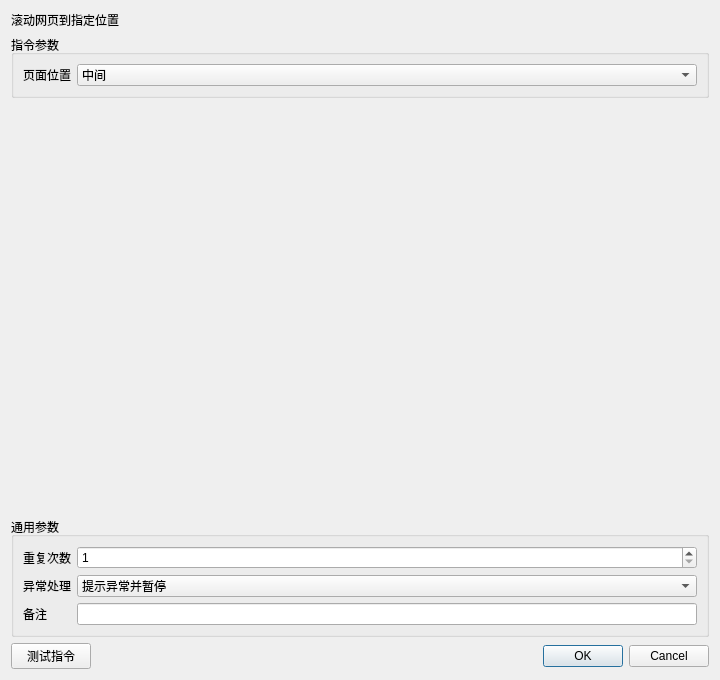
<?xml version='1.0' encoding='utf-8'?>
<ui version="4.0"><class>InstructionEditor</class><widget class="QDialog" name="InstructionEditor"><property name="geometry"><rect><x>0</x><y>0</y><width>720</width><height>680</height></rect></property><layout class="QVBoxLayout" name="rootLayout"><item><widget class="QLabel" name="titleLabel"><property name="text"><string>滚动网页到指定位置</string></property></widget></item><item><widget class="QGroupBox" name="parameterGroupBox"><property name="title"><string>指令参数</string></property><layout class="QFormLayout" name="parameterFormLayout"><item row="0" column="0"><widget class="QLabel" name="label_0"><property name="text"><string>页面位置</string></property></widget></item><item row="0" column="1"><widget class="QComboBox" name="parameter_0"><item><property name="text"><string>顶部</string></property></item><item><property name="text"><string>中间</string></property></item><item><property name="text"><string>底部</string></property></item><property name="currentIndex"><number>1</number></property></widget></item></layout></widget></item><item><spacer name="verticalSpacer"><property name="orientation"><enum>Qt::Vertical</enum></property><property name="sizeHint" stdset="0"><size><width>20</width><height>20</height></size></property></spacer></item>
<item><widget class="QGroupBox" name="commonGroupBox"><property name="title"><string>通用参数</string></property><layout class="QFormLayout" name="commonFormLayout">
<item row="0" column="0"><widget class="QLabel" name="repeatLabel"><property name="text"><string>重复次数</string></property></widget></item><item row="0" column="1"><widget class="QSpinBox" name="repeatSpinBox"><property name="minimum"><number>1</number></property><property name="maximum"><number>999999</number></property><property name="value"><number>1</number></property></widget></item>
<item row="1" column="0"><widget class="QLabel" name="errorPolicyLabel"><property name="text"><string>异常处理</string></property></widget></item><item row="1" column="1"><widget class="QComboBox" name="errorPolicyComboBox"><item><property name="text"><string>自动跳过</string></property></item><item><property name="text"><string>提示异常并暂停</string></property></item><item><property name="text"><string>提示异常并停止</string></property></item><property name="currentIndex"><number>1</number></property></widget></item>
<item row="2" column="0"><widget class="QLabel" name="noteLabel"><property name="text"><string>备注</string></property></widget></item><item row="2" column="1"><widget class="QLineEdit" name="noteEdit" /></item>
</layout></widget></item>
<item><layout class="QHBoxLayout" name="footerLayout"><item><widget class="QPushButton" name="testButton"><property name="text"><string>测试指令</string></property></widget></item><item><spacer name="footerSpacer"><property name="orientation"><enum>Qt::Horizontal</enum></property><property name="sizeHint" stdset="0"><size><width>40</width><height>20</height></size></property></spacer></item><item><widget class="QDialogButtonBox" name="buttonBox"><property name="standardButtons"><set>QDialogButtonBox::Cancel|QDialogButtonBox::Ok</set></property></widget></item></layout></item>
</layout></widget><resources /><connections /></ui>
